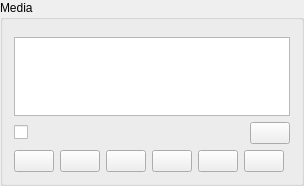
<?xml version="1.0" encoding="UTF-8"?>
<ui version="4.0">
 <class>Musik</class>
 <widget class="QGroupBox" name="Musik">
  <property name="geometry">
   <rect>
    <x>0</x>
    <y>0</y>
    <width>226</width>
    <height>186</height>
   </rect>
  </property>
  <property name="windowTitle">
   <string>Music</string>
  </property>
  <property name="title">
   <string>Media</string>
  </property>
  <property name="flat">
   <bool>false</bool>
  </property>
  <property name="checkable">
   <bool>false</bool>
  </property>
  <layout class="QVBoxLayout" name="verticalLayout">
   <item>
    <widget class="VlcWidgetVideo" name="video" native="true">
     <property name="minimumSize">
      <size>
       <width>0</width>
       <height>0</height>
      </size>
     </property>
    </widget>
   </item>
   <item>
    <widget class="QListWidget" name="listTracks">
     <property name="sizePolicy">
      <sizepolicy hsizetype="Preferred" vsizetype="Preferred">
       <horstretch>0</horstretch>
       <verstretch>0</verstretch>
      </sizepolicy>
     </property>
     <property name="font">
      <font>
       <pointsize>11</pointsize>
      </font>
     </property>
    </widget>
   </item>
   <item>
    <layout class="QHBoxLayout" name="horizontalLayout_2">
     <item>
      <widget class="QCheckBox" name="chkRadio">
       <property name="sizePolicy">
        <sizepolicy hsizetype="Preferred" vsizetype="Fixed">
         <horstretch>0</horstretch>
         <verstretch>0</verstretch>
        </sizepolicy>
       </property>
       <property name="maximumSize">
        <size>
         <width>16777215</width>
         <height>16777215</height>
        </size>
       </property>
       <property name="toolTip">
        <string>continuous play</string>
       </property>
       <property name="text">
        <string/>
       </property>
       <property name="icon">
        <iconset>
         <normaloff>images/player/blue/radio.ico</normaloff>images/player/blue/radio.ico</iconset>
       </property>
      </widget>
     </item>
     <item>
      <widget class="VlcWidgetSeek" name="seek" native="true">
       <property name="sizePolicy">
        <sizepolicy hsizetype="Expanding" vsizetype="Fixed">
         <horstretch>0</horstretch>
         <verstretch>0</verstretch>
        </sizepolicy>
       </property>
       <property name="maximumSize">
        <size>
         <width>16777215</width>
         <height>16777215</height>
        </size>
       </property>
      </widget>
     </item>
     <item>
      <widget class="QPushButton" name="cmdSave">
       <property name="sizePolicy">
        <sizepolicy hsizetype="Minimum" vsizetype="Fixed">
         <horstretch>0</horstretch>
         <verstretch>0</verstretch>
        </sizepolicy>
       </property>
       <property name="text">
        <string/>
       </property>
       <property name="icon">
        <iconset resource="../../../tosec.qrc">
         <normaloff>:/icon/farious/blue/images/farious/blue/save.ico</normaloff>:/icon/farious/blue/images/farious/blue/save.ico</iconset>
       </property>
      </widget>
     </item>
    </layout>
   </item>
   <item>
    <layout class="QHBoxLayout" name="horizontalLayout">
     <item>
      <widget class="QPushButton" name="cmdEqualizer">
       <property name="text">
        <string/>
       </property>
       <property name="icon">
        <iconset>
         <normaloff>:/icon/player/blue/images/player/blue/equalizer.ico</normaloff>:/icon/player/blue/images/player/blue/equalizer.ico</iconset>
       </property>
       <property name="iconSize">
        <size>
         <width>16</width>
         <height>16</height>
        </size>
       </property>
      </widget>
     </item>
     <item>
      <widget class="QPushButton" name="cmdPrev">
       <property name="text">
        <string/>
       </property>
       <property name="icon">
        <iconset>
         <normaloff>:/icon/player/blue/images/player/blue/backward.ico</normaloff>:/icon/player/blue/images/player/blue/backward.ico</iconset>
       </property>
      </widget>
     </item>
     <item>
      <widget class="QPushButton" name="cmdStop">
       <property name="text">
        <string/>
       </property>
       <property name="icon">
        <iconset>
         <normaloff>:/icon/player/blue/images/player/blue/stop.ico</normaloff>:/icon/player/blue/images/player/blue/stop.ico</iconset>
       </property>
      </widget>
     </item>
     <item>
      <widget class="QPushButton" name="cmdPause">
       <property name="text">
        <string/>
       </property>
       <property name="icon">
        <iconset>
         <normaloff>:/icon/player/blue/images/player/blue/pause.ico</normaloff>:/icon/player/blue/images/player/blue/pause.ico</iconset>
       </property>
      </widget>
     </item>
     <item>
      <widget class="QPushButton" name="cmdPlay">
       <property name="text">
        <string/>
       </property>
       <property name="icon">
        <iconset>
         <normaloff>:/icon/player/blue/images/player/blue/play.ico</normaloff>:/icon/player/blue/images/player/blue/play.ico</iconset>
       </property>
      </widget>
     </item>
     <item>
      <widget class="QPushButton" name="cmdNext">
       <property name="toolTip">
        <string>save actual file to disk</string>
       </property>
       <property name="text">
        <string/>
       </property>
       <property name="icon">
        <iconset>
         <normaloff>:/icon/player/blue/images/player/blue/forward.ico</normaloff>:/icon/player/blue/images/player/blue/forward.ico</iconset>
       </property>
      </widget>
     </item>
     <item>
      <widget class="VlcWidgetVolumeSlider" name="volume" native="true">
       <property name="maximumSize">
        <size>
         <width>16777215</width>
         <height>24</height>
        </size>
       </property>
      </widget>
     </item>
    </layout>
   </item>
  </layout>
 </widget>
 <customwidgets>
  <customwidget>
   <class>VlcWidgetVideo</class>
   <extends>QWidget</extends>
   <header>VLCQtWidgets/WidgetVideo.h</header>
   <container>1</container>
  </customwidget>
  <customwidget>
   <class>VlcWidgetSeek</class>
   <extends>QWidget</extends>
   <header>VLCQtWidgets/WidgetSeek.h</header>
   <container>1</container>
  </customwidget>
  <customwidget>
   <class>VlcWidgetVolumeSlider</class>
   <extends>QWidget</extends>
   <header>VLCQtWidgets/WidgetVolumeSlider.h</header>
   <container>1</container>
  </customwidget>
 </customwidgets>
 <resources>
  <include location="../../../tosec.qrc"/>
 </resources>
 <connections/>
</ui>
